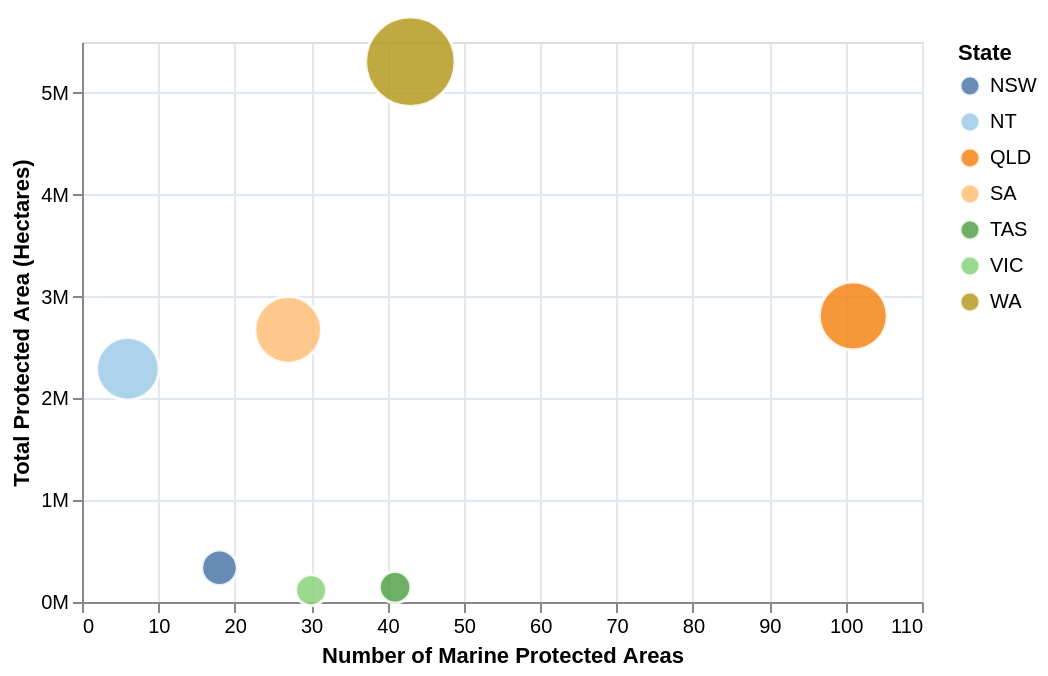

Source (Vega-Lite JSON):
### Vega-Lite specification from a JSON file in a GitHub repository (floating-point values rounded to 4 significant figures)
{"$schema": "https://vega.github.io/schema/vega-lite/v5.json", "width": 420, "height": 280, "data": {"values": [{"State": "NSW", "Number": 18, "Area_ha": 336371}, {"State": "NT", "Number": 6, "Area_ha": 2291108}, {"State": "QLD", "Number": 101, "Area_ha": 2810147}, {"State": "SA", "Number": 27, "Area_ha": 2672655}, {"State": "TAS", "Number": 41, "Area_ha": 145072}, {"State": "VIC", "Number": 30, "Area_ha": 116055}, {"State": "WA", "Number": 43, "Area_ha": 5305931}]}, "mark": {"type": "circle", "filled": true, "stroke": "#ffffff", "strokeWidth": 1.5, "opacity": 0.85}, "encoding": {"x": {"field": "Number", "type": "quantitative", "title": "Number of Marine Protected Areas", "scale": {"zero": false, "padding": 15}}, "y": {"field": "Area_ha", "type": "quantitative", "title": "Total Protected Area (Hectares)", "axis": {"format": "~s"}}, "size": {"field": "Area_ha", "type": "quantitative", "title": "Area Scale (ha)", "scale": {"range": [200, 2000]}, "legend": null}, "color": {"field": "State", "type": "nominal", "scale": {"scheme": "tableau20"}, "legend": {"orient": "right", "title": "State"}}, "tooltip": [{"field": "State", "type": "nominal", "title": "Jurisdiction"}, {"field": "Number", "type": "quantitative", "title": "Reserves Count"}, {"field": "Area_ha", "type": "quantitative", "title": "Total Hectares", "format": ","}]}, "config": {"axis": {"grid": true, "gridColor": "#e2e8f0"}}}
